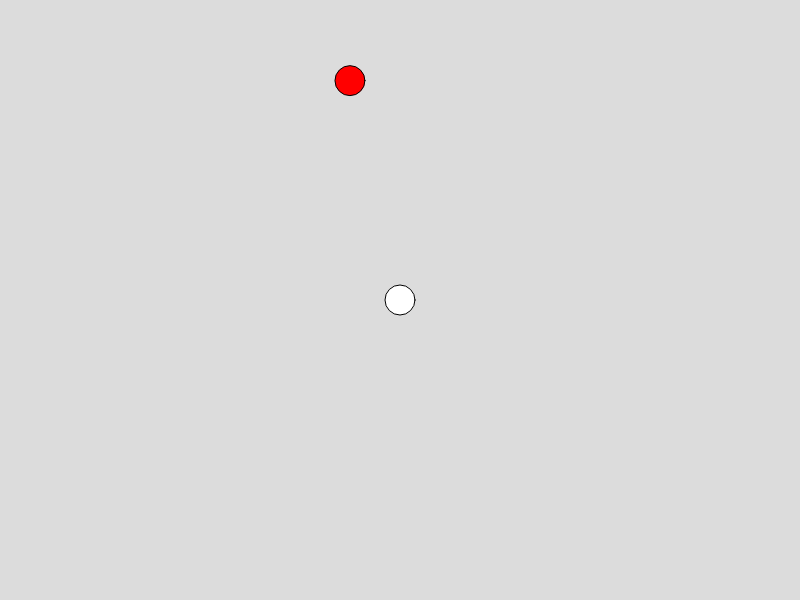
Frame 1 (no input)
Frame 60 (no input): identical to frame 1, image omitted
Frame 120 (the mouse pressed at the canvas centre since frame 60): identical to frame 1, image omitted

The p5.js sketch that drew this single still picture (run headless with seeded random() and noise() and a simulated clock; from frame 60 on, the mouse is pressed at the canvas centre):

// p5.js sketch
// ── sketch.js
const playerSize = 30;
const playerSpeed = 5;

const enemySize = 30;

var player;

var enemy;

function setup() {
    createCanvas(800, 600);

    player = createVector(width / 2, height / 2);
    
    // Tomuhle nemusíte rozumět, je to jenom aby byl nepřítel
    // na náhodné pozici, ale vždycky stejně daleko od hráče
    const r = min(width, height)/2 * 0.75;
    const a = random(2*PI);
    enemy = createVector(r*cos(a), r*sin(a));
    enemy.add(player);
    //
}

function draw() {
    background(220);

    var dir = createVector();
    if (Input.keyPressed('a')) dir.x -= 1;
    if (Input.keyPressed('d')) dir.x += 1;
    if (Input.keyPressed('w')) dir.y -= 1;
    if (Input.keyPressed('s')) dir.y += 1;
    dir.setMag(playerSpeed);
    player.add(dir);

    fill(255);
    circle(player.x, player.y, playerSize);

    fill(255, 0, 0);
    circle(enemy.x, enemy.y, enemySize);
}
// ── enemy.js
class Enemy {
    constructor(pos){
        this.pos = pos.copy();
    }

    update(){
        var edir = p5.Vector.sub(player, this.pos);
        edir.setMag(3);
        this.pos.add(edir);
    }    

    draw() {
        fill(255, 0, 0);
        circle(this.pos.x, this.pos.y, enemySize);
    }
}

// ── input.js
class Input {
    static keys = {};

    static keyPressed(key) {
        return key in Input.keys && Input.keys[key];
    }
}

function keyPressed() {
    Input.keys[key] = true;
}

function keyReleased() {
    Input.keys[key] = false;
}
